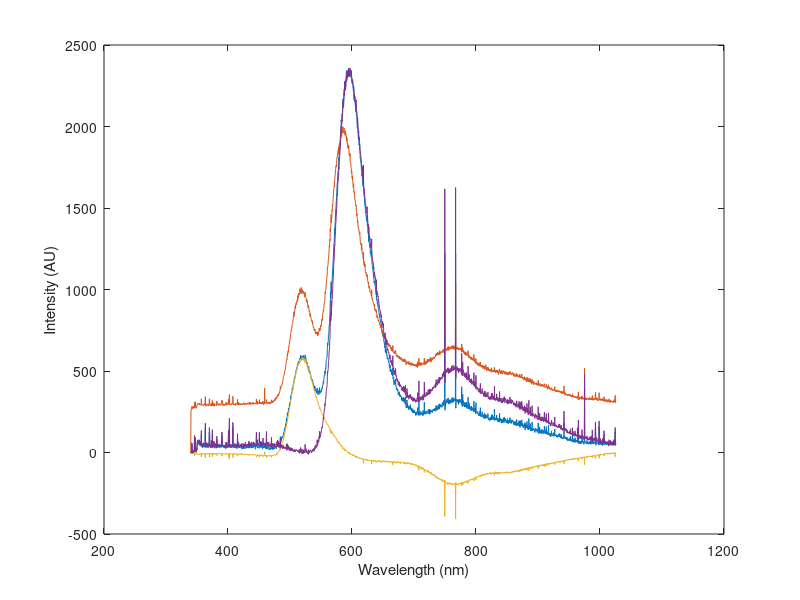
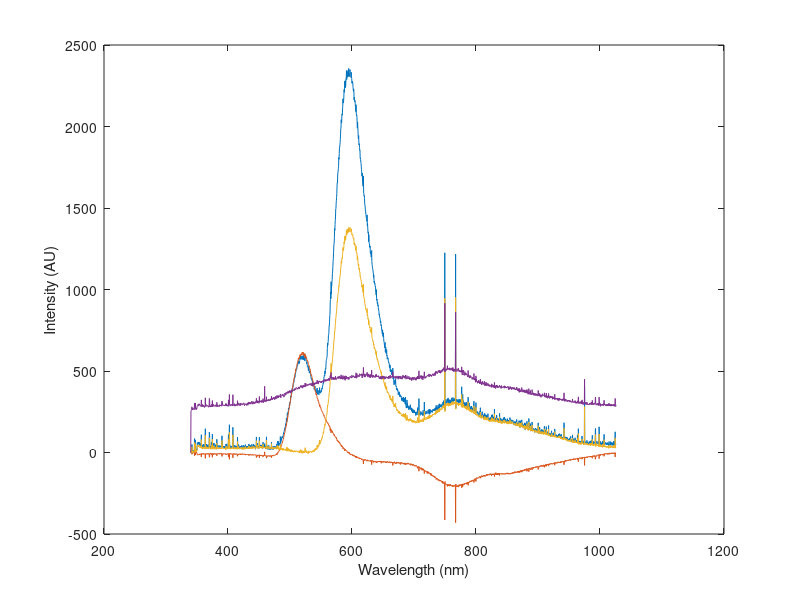
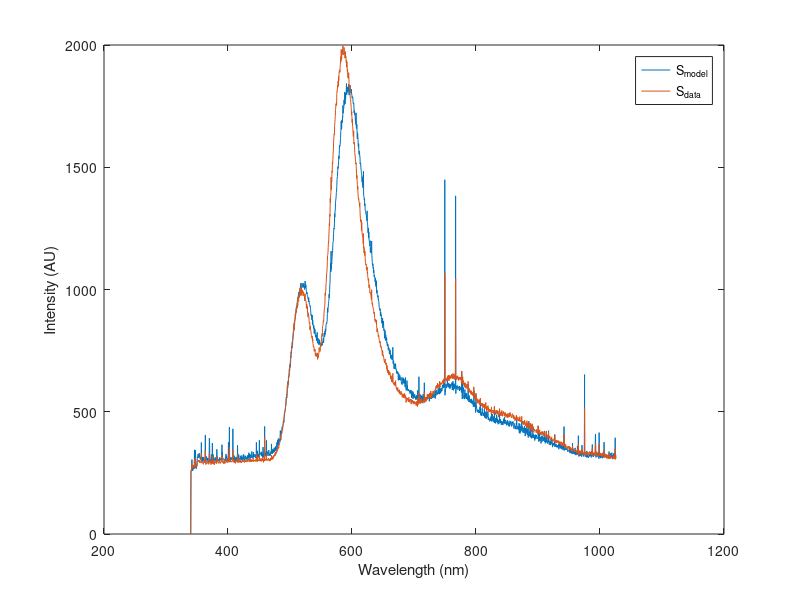

The MATLAB script that drew these images, in order: (Note: this script raises an error after producing the figures.)
%Part B
close all;

partAwaterBG =  importdata('PartA_darkwater_background.txt');
partAwater = importdata('PartA_water.txt');
%partAfluorescein = importdata('PartA_fluorescein.txt');
partAfluoresceinBG = importdata('PartA_fluorescein_background.txt');
partAfluoresceinSDE = importdata('PartA_fluoroscein_side.txt');
partB3BG = importdata('PartB3_background.txt');
partB4_1drop = importdata('PartB4_1drop.txt');
partB4_2drop = importdata('PartB4_2drop.txt');
partB5_watermilk2drop = importdata('PartB5_watermilk_2drop.txt');
partB_BG = importdata('PartB_background.txt');
partB_mystery = importdata('PartB_mystery.txt');
partB_Rhod = importdata('PartB_Rhodamine_side.txt');

%First Model
purefluorSDE = partAfluoresceinSDE(:,2) - partB_BG(:,2);
pureRhod = partB_Rhod(:,2) - partB3BG(:,2);
model1 = @(a)norm(abs(a(1)*purefluorSDE + a(2)*pureRhod - partB_mystery(:,2)))^2;
a = fminsearch(model1, [0,0]);
smodel =  a(1)* purefluorSDE + a(2)* pureRhod;


%Figure B1
figureB1 = figure('Name', 'Model Plots Smodel Sdata');
b1 = plot(partB_BG(:,1), smodel);
hold on
b2 = plot(partB_BG(:,1), partB_mystery(:,2));
hold on
b3 = plot(partB_BG(:,1), a(1)* purefluorSDE);
hold on
b4 = plot(partB_BG(:,1), a(2)* pureRhod);

xlabel('Wavelength (nm)');
ylabel('Intensity (AU)');


%Calculate a1, a2, a3 with milk
model2 = @(b)norm(abs(b(1)*purefluorSDE + b(2)*pureRhod + b(3)*partB5_watermilk2drop(:,2)-partB_mystery(:,2)))^2;
b = fminsearch(model2, [0,0,0]);
smodel2 = b(1).* purefluorSDE + b(2) .*pureRhod +b(3) .* partB5_watermilk2drop(:,2);

%figure B2
figureB2 = figure('Name', 'Model w/ Milk and weighted Fluoroscein, Rhod B');
b5 = plot(partB_BG(:,1), smodel);
hold on
b6 = plot(partB_BG(:,1), b(1)*purefluorSDE);
hold on
b7 = plot(partB_BG(:,1), b(2)*pureRhod);
hold on
b8 = plot(partB_BG(:,1), b(3)*partB5_watermilk2drop(:,2));


xlabel('Wavelength (nm)');
ylabel('Intensity (AU)');

%Figure B3
figureB3 = figure('Name', 'Mystery, Milk, Model');
b9 = plot(partB_BG(:,1), smodel2);
hold on
b10 = plot(partB_BG(:,1), partB_mystery(:,2));

xlabel('Wavelength (nm)');
ylabel('Intensity (AU)');
legend('S_m_o_d_e_l', 'S_d_a_t_a')

%ReDerivingParameterVector or Matrix calcs
M = [purefluorSDE pureRhod, partB5_watermilk2drop(:,2)];
A = [b]
B = partB_mystery(:,2);

lsqrcheck = lsqr(M,B)
pinvcheck = pinv(M)*B